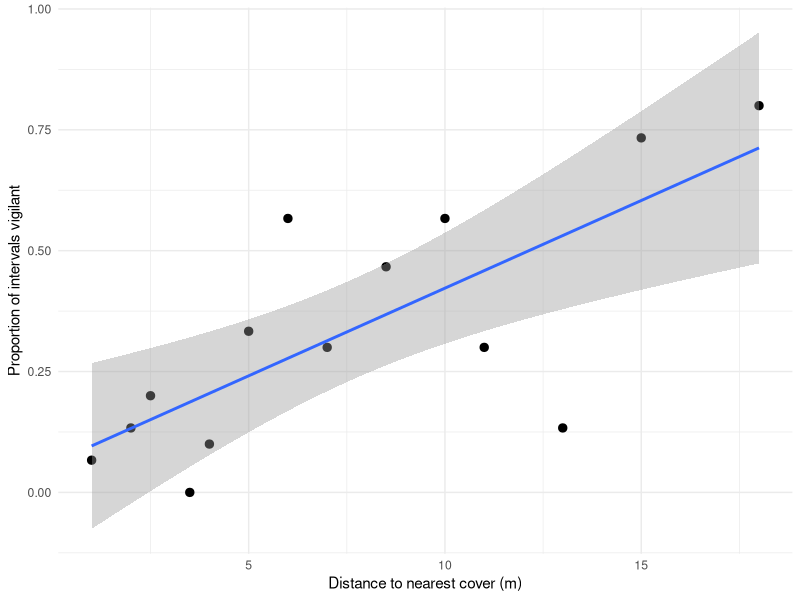

The R source for this figure:
# ============================================================================
# ENV 226 Lab - Behavioral ecology
#
# Turns interval-by-interval behavior codes into one number per animal, then
# tests whether that number depends on distance to cover or group size.
#
#     Observer        initials of the person who recorded this row
#     Site            where you watched
#     Species         what you watched
#     FocalID         one label per animal watched (A1, A2, ...)
#     GroupSize       individuals of the same species within 10 m, incl. focal
#     DistToCover_m   meters to the nearest thing it could hide in or under
#     Interval        1 to 30 - which beep this row is
#     Behavior        one ethogram code: FOR VIG LOC REST SOC OTH
#
# Expected output for the example datasheet shipped with the manual
# (14 focal Abert's squirrels, one of them double-observed):
#     slope of proportion vigilant on distance = 0.036 per meter
#     p = 0.0025, R-squared = 0.55
#     observer agreement on focal A5 = 83.3%
# ============================================================================

library(tidyverse)

ETHOGRAM <- c("FOR", "VIG", "LOC", "REST", "SOC", "OTH")

# ---- 1. Read your data -----------------------------------------------------
# Session > Set Working Directory > To Source File Location

if (!file.exists("behavior_datasheet.csv")) {
  stop("Can't find behavior_datasheet.csv in this folder.\n",
       "  1. Session > Set Working Directory > To Source File Location\n",
       "  2. Check the filename matches exactly",
       call. = FALSE)
}

data <- read.csv("behavior_datasheet.csv", stringsAsFactors = FALSE)
str(data)


# ---- 2. Check every code against the ethogram ------------------------------
# A stray "vig", or "FOR " with a trailing space, is a different string to R
# and would quietly become its own behavior category. Catch it here.

data$Behavior <- trimws(data$Behavior)
unknown <- setdiff(unique(data$Behavior), ETHOGRAM)

if (length(unknown) > 0) {
  cat("Codes in your data that are NOT in the ethogram:\n")
  print(table(data$Behavior[data$Behavior %in% unknown]))
  stop("Fix these in the spreadsheet and re-export. Do not fix them here - ",
       "the spreadsheet is your record of what you saw.", call. = FALSE)
}

cat("\nAll codes valid. Overall tally:\n")
print(table(data$Behavior))


# ---- 3. One number per animal ----------------------------------------------
# IMPORTANT: your sample size is the number of ANIMALS, not the number of
# intervals. Thirty intervals from one squirrel are thirty looks at the same
# squirrel, not thirty independent data points. Collapsing to one proportion
# per focal is what keeps this honest. The mistake has a name:
# pseudoreplication.
#
# We use the FIRST observer per focal so that a double-observed animal is not
# counted twice.

primary <- data %>%
  group_by(FocalID) %>%
  filter(Observer == first(Observer)) %>%
  ungroup()

per_animal <- primary %>%
  group_by(FocalID, Species, GroupSize, DistToCover_m) %>%
  summarise(
    n_intervals = n(),
    prop_vigilant = mean(Behavior == "VIG"),
    prop_foraging = mean(Behavior == "FOR"),
    prop_outofsight = mean(Behavior == "OTH"),
    .groups = "drop"
  )

print(as.data.frame(per_animal))

cat("\nSample size for the analysis:", nrow(per_animal), "animals\n")
if (nrow(per_animal) < 8) {
  message("With fewer than ~8 animals you are unlikely to detect anything. ",
          "Pool with the rest of your section.")
}

# A focal where a lot of time was OTH is a weak focal - flag it, don't hide it.
weak <- per_animal %>% filter(prop_outofsight > 0.25)
if (nrow(weak) > 0) {
  cat("\nFocals with >25% of intervals out of sight (interpret with care):\n")
  print(as.data.frame(weak[, c("FocalID", "prop_outofsight")]))
}


# ---- 4. Question A: does vigilance increase with distance to cover? --------

ggplot(per_animal, aes(x = DistToCover_m, y = prop_vigilant)) +
  geom_point(size = 2.5) +
  geom_smooth(method = "lm", formula = y ~ x, se = TRUE) +
  xlab("Distance to nearest cover (m)") +
  ylab("Proportion of intervals vigilant") +
  theme_minimal()

# No title on the figure - the title belongs in your legend.

cat("\n--- Vigilance vs distance to cover ---\n")
print(summary(lm(prop_vigilant ~ DistToCover_m, data = per_animal)))


# ---- 5. Question B: does vigilance fall as group size rises? ---------------
# Only meaningful if your animals actually varied in group size.

if (length(unique(per_animal$GroupSize)) > 2) {
  ggplot(per_animal, aes(x = GroupSize, y = prop_vigilant)) +
    geom_point(size = 2.5) +
    geom_smooth(method = "lm", formula = y ~ x, se = TRUE) +
    xlab("Group size (individuals within 10 m)") +
    ylab("Proportion of intervals vigilant") +
    theme_minimal()

  cat("\n--- Vigilance vs group size ---\n")
  print(summary(lm(prop_vigilant ~ GroupSize, data = per_animal)))
} else {
  cat("\nGroup size barely varied in your data, so there is nothing to regress\n",
      "against. That is a sampling-design result, not a null result.\n", sep = "")
}


# ---- 6. How much did two observers disagree? -------------------------------
# For any focal watched by two people, what fraction of intervals match?

doubled <- data %>%
  group_by(FocalID) %>%
  filter(n_distinct(Observer) == 2) %>%
  ungroup()

if (nrow(doubled) == 0) {
  cat("\nNo focal was recorded by two observers, so agreement cannot be\n",
      "calculated. Do this next time - it is the only check you have on\n",
      "whether your ethogram means the same thing to two people.\n", sep = "")
} else {
  for (fid in unique(doubled$FocalID)) {
    pair <- doubled %>%
      filter(FocalID == fid) %>%
      select(Observer, Interval, Behavior) %>%
      pivot_wider(names_from = Observer, values_from = Behavior)

    obs <- setdiff(names(pair), "Interval")
    a <- pair[[obs[1]]]
    b <- pair[[obs[2]]]
    ok <- !is.na(a) & !is.na(b)

    agreement <- mean(a[ok] == b[ok]) * 100
    cat(sprintf("\n--- Focal %s: %s vs %s ---\n", fid, obs[1], obs[2]))
    cat(sprintf("Agreement: %.1f%% of %d intervals\n", agreement, sum(ok)))

    if (agreement < 80) {
      cat("Below 80%. That is a signal your ethogram needs tightening,\n",
          "not that somebody was careless.\n", sep = "")
    }

    mismatch <- pair[ok, ][a[ok] != b[ok], ]
    if (nrow(mismatch) > 0) {
      cat("Where you disagreed:\n")
      print(table(paste(a[ok][a[ok] != b[ok]], "vs", b[ok][a[ok] != b[ok]])))
      cat("The pair that shows up most is the definition to sharpen.\n")
    }
  }
}
